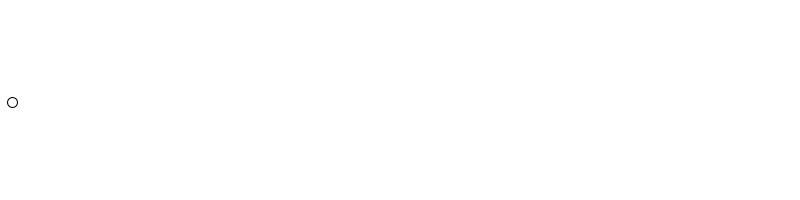
Frame 1 (no input)
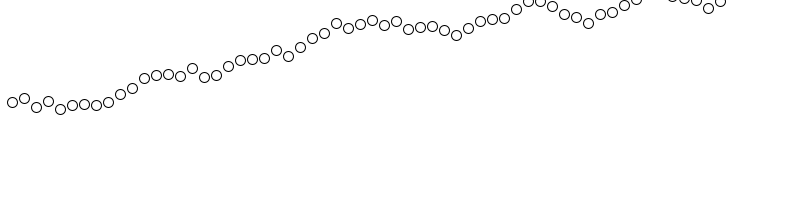
Frame 60 (the mouse pressed at the canvas centre just before this capture)
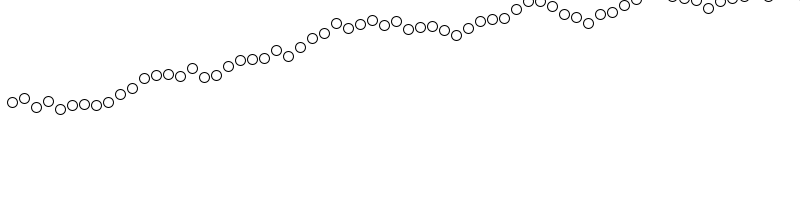
Frame 120 (the mouse held since frame 60 and released just before this capture)

The Processing sketch that drew these frames (run headless with seeded random() and noise(); from frame 60 on, the mouse is pressed at the canvas centre):

// Processing sketch: processing_37149
// ── processing_37149.pde

float xPos;
float yPos;

void setup () {
  size (800, 200);
  background (255);
  xPos = 0;
  yPos=height/2;
}

void draw () {
  xPos = xPos + 12;
  yPos = yPos + random(-10,10);
  ellipse(xPos, yPos, 10, 10);

noFill();
}
